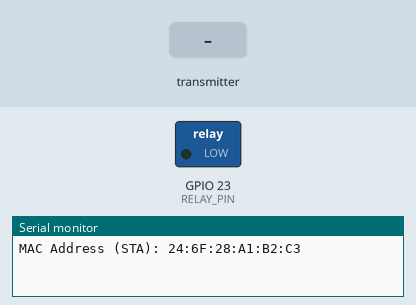
This program was run on a simulated ESP32. Parts: switched loads named in the program (green lamp = pin HIGH), the last lines printed to the serial monitor. The test bench sets the inputs (shaded band).

Above: at 1.2 s.
1.3 s: the transmitter starts sending switchState = 1
At 2.4 s:
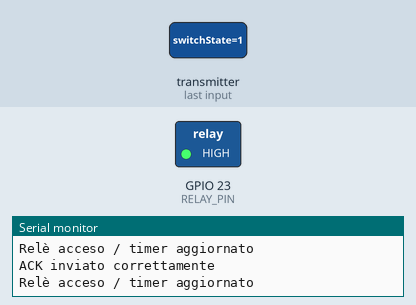
Timing chart, 0 to 4.3 s (numbered marks = the images above; inputs shaded):
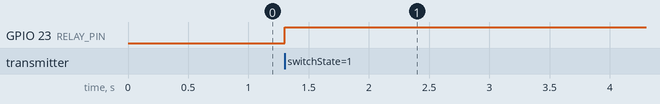

Measured:
- after the input at 1.3 s, GPIO 23 (RELAY_PIN): LOW → HIGH at once

The program:

main.cpp
```cpp
#include <esp_now.h>
#include <WiFi.h>
#include "key.h"
#include "mac.h"

// Mac address Sender A2  EC:E3:34:14:7C:88
///uint8_t masterAddress[] = {0xEC, 0xE3, 0x34, 0x14, 0x7C, 0x88};

#define RELAY_PIN 23
#define RELAY_ON_TIME 5000 // 5 secondi

typedef struct struct_message {
  bool switchState;
} struct_message;

struct_message incomingMsg;
struct_message ackMsg;

unsigned long relayStartTime = 0;
bool relayActive = false;

void onDataReceived(const uint8_t * mac, const uint8_t *incomingData, int len) {
  memcpy(&incomingMsg, incomingData, sizeof(incomingMsg));

  if (incomingMsg.switchState) {
    digitalWrite(RELAY_PIN, HIGH);
    relayStartTime = millis(); // reset timer se già attivo
    relayActive = true;

    ackMsg.switchState = true;
    esp_err_t result = esp_now_send(masterAddress, (uint8_t *)&ackMsg, sizeof(ackMsg));
    if (result == ESP_OK) Serial.println("ACK inviato correttamente");
    else Serial.println("Errore invio ACK");

    Serial.println("Relè acceso / timer aggiornato");
  }
}

void setup() {
  Serial.begin(9600);
  pinMode(RELAY_PIN, OUTPUT);
  digitalWrite(RELAY_PIN, LOW);

  WiFi.mode(WIFI_STA);
  Serial.print("MAC Address (STA): ");
  Serial.println(WiFi.macAddress());

  if (esp_now_init() != ESP_OK) {
    Serial.println("Error initializing ESP-NOW");
    return;
  }

  esp_now_peer_info_t peerInfo = {};
  memcpy(peerInfo.peer_addr, masterAddress, 6);
  peerInfo.channel = 0;
  peerInfo.encrypt = true;
  memcpy(peerInfo.lmk, ESP_NOW_KEY, 16);

  if (esp_now_add_peer(&peerInfo) != ESP_OK) {
    Serial.println("Failed to add master peer");
    return;
  }

  esp_now_register_recv_cb(onDataReceived);
}

void loop() {
  if (relayActive && millis() - relayStartTime >= RELAY_ON_TIME) {
    digitalWrite(RELAY_PIN, LOW);
    relayActive = false;
    Serial.println("Relè spento dopo 5 secondi");
  }
}
```

key.h
```cpp
#ifndef KEY_H
#define KEY_H

#include <stdint.h>

// Chiave AES-128 (16 byte)
const uint8_t ESP_NOW_KEY[16] = {
  0x10,0x20,0x30,0x40,
  0x50,0x60,0x70,0x80,
  0x90,0xA0,0xB0,0xC0,
  0xD0,0xE0,0xF0,0x00
};

#endif // KEY_H
```

mac.h
```cpp
#pragma once
#include <Arduino.h>
// Mac address Sender A2  EC:E3:34:14:7C:88
uint8_t masterAddress[] = {0xEC, 0xE3, 0x34, 0x14, 0x7C, 0x88};
```
